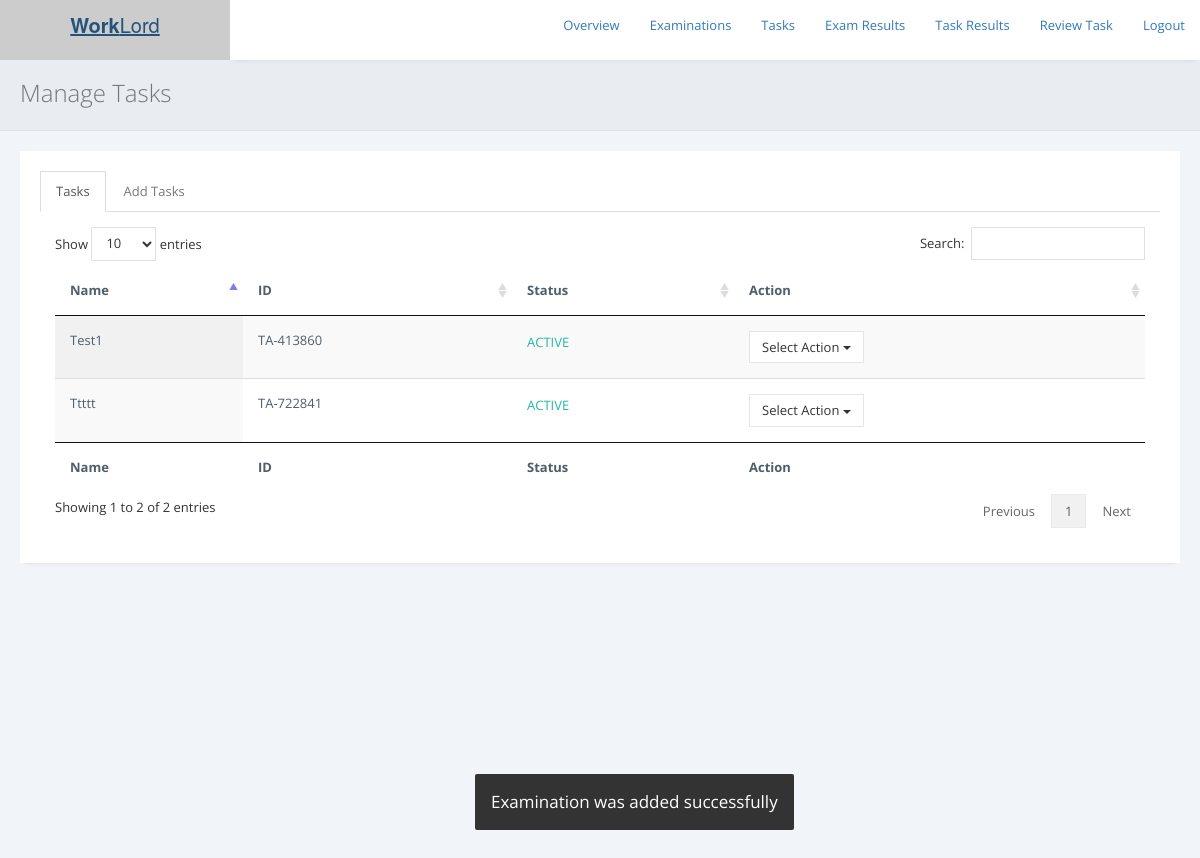
Page /exams/admin/tasks.php?rp=2932 on the committed database.
### tables this page shows
CREATE TABLE `tasks` (
  `task_id` varchar(255) NOT NULL,
  `task_name` varchar(255) NOT NULL,
  `passmark` int(255) NOT NULL,
  `terms` longtext NOT NULL,
  `status` varchar(255) NOT NULL DEFAULT 'Inactive',
  `question` longtext NOT NULL
);

CREATE TABLE `alerts` (
  `id` int(255) NOT NULL,
  `code` varchar(255) NOT NULL,
  `description` varchar(255) NOT NULL
);

### exams/admin/includes/check_reply.php (called while the page is built, shortened)
<?php
include '../../db.php';
if (isset($_GET['rp'])) {
$error_code = mysqli_real_escape_string($conn, $_GET['rp']);
$sql = "SELECT * FROM alerts WHERE code = '$error_code'";
$result = $conn->query($sql);
if ($result->num_rows > 0) {
    while($row = $result->fetch_assoc()) {
	 $ms = 1;
     $description = $row['description'];
    }
} else {
	$ms = 0;
}
}
?>

### exams/admin/Tasks.php (the view, shortened to what this page needs)
<?php
include 'includes/check_reply.php';
?>
<!DOCTYPE html>
<html>
<head>
<link rel="stylesheet" href="https://cdnjs.cloudflare.com/ajax/libs/twitter-bootstrap/3.3.7/css/bootstrap.min.css">
<link rel="stylesheet" href="https://cdnjs.cloudflare.com/ajax/libs/font-awesome/4.7.0/css/font-awesome.min.css">
<link rel="stylesheet" href="https://cdnjs.cloudflare.com/ajax/libs/ionicons/2.0.1/css/ionicons.min.css">
<link rel="stylesheet" href="../../css/AdminLTE.min.css">
        <link href="../assets/plugins/pace-master/themes/blue/pace-theme-flash.css" rel="stylesheet"/>
        <link href="../assets/plugins/uniform/css/uniform.default.min.css" rel="stylesheet"/>
        <link href="../assets/plugins/bootstrap/css/bootstrap.min.css" rel="stylesheet" type="text/css"/>
        <link href="../assets/plugins/fontawesome/css/font-awesome.css" rel="stylesheet" type="text/css"/>
        <link href="../assets/plugins/line-icons/simple-line-icons.css" rel="stylesheet" type="text/css"/>
        <link href="../assets/plugins/offcanvasmenueffects/css/menu_cornerbox.css" rel="stylesheet" type="text/css"/>
        <link href="../assets/plugins/waves/waves.min.css" rel="stylesheet" type="text/css"/>
        <link href="../assets/plugins/switchery/switchery.min.css" rel="stylesheet" type="text/css"/>
        <link href="../assets/plugins/3d-bold-navigation/css/style.css" rel="stylesheet" type="text/css"/>
        <link href="../assets/plugins/slidepushmenus/css/component.css" rel="stylesheet" type="text/css"/>
        <link href="../assets/plugins/datatables/css/jquery.datatables.min.css" rel="stylesheet" type="text/css"/>
        <link href="../assets/plugins/datatables/css/jquery.datatables_themeroller.css" rel="stylesheet" type="text/css"/>
        <link href="../assets/plugins/x-editable/bootstrap3-editable/css/bootstrap-editable.css" rel="stylesheet" type="text/css">
        <link href="../assets/plugins/bootstrap-datepicker/css/datepicker3.css" rel="stylesheet" type="text/css"/>
		<link href="../assets/plugins/select2/css/select2.min.css" rel="stylesheet" type="text/css"/>
        <link href="../assets/css/modern.min.css" rel="stylesheet" type="text/css"/>
        <link href="../assets/css/themes/green.css" class="theme-color" rel="stylesheet" type="text/css"/>
        <link href="../assets/css/custom.css" rel="stylesheet" type="text/css"/>
        <link href="../assets/css/snack.css" rel="stylesheet" type="text/css"/>
        <link href="../assets/plugins/summernote-master/summernote.css" rel="stylesheet" type="text/css"/>
        <link href="../assets/plugins/bootstrap-datepicker/css/datepicker3.css" rel="stylesheet" type="text/css"/>
        <link href="../assets/plugins/bootstrap-colorpicker/css/colorpicker.css" rel="stylesheet" type="text/css"/>
        <link href="../assets/plugins/bootstrap-tagsinput/bootstrap-tagsinput.css" rel="stylesheet" type="text/css"/>
        <link href="../assets/plugins/bootstrap-timepicker/css/bootstrap-timepicker.min.css" rel="stylesheet" type="text/css"/>
    </head>
    <body <?php if ($ms == "1") { print 'onload="myFunction()"'; } ?>  >
        <main class="content-wrap">
<header class="main-header">
    <a href="../../index.php" class="logo logo-bg">
      <span class="logo-lg"><b>Work</b>Lord</span>
    </a>
    <nav class="navbar navbar-static-top">
      <div class="navbar-custom-menu">
        <ul class="nav navbar-nav">
		<li><a href="./">Overview</a></li>
		<li><a href="examinations.php">Examinations</a></li>
		<li><a href="tasks.php">Tasks</a></li>
		<li><a href="results.php">Exam Results</a></li>
		<li><a href="view-taskresults.php">Task Results</a></li>
		<li><a href="reviewtask.php">Review Task</a></li>
		<li><a href="../../logout.php">Logout</a></li>
        </ul>
      </div>
    </nav>
  </header>
            <div class="page-inner">
                <div class="page-title">
                    <h3>Manage Tasks</h3>
                </div>
                <div id="main-wrapper">
                    <div class="row">
                        <div class="col-md-12">
						<div class="row">
                            <div class="col-md-12">
                                <div class="panel panel-white">
                                    <div class="panel-body">
                                        <div role="tabpanel">
                                            <ul class="nav nav-tabs" role="tablist">
                                                <li role="presentation" class="active"><a href="#tab5" role="tab" data-toggle="tab">Tasks</a></li>
                                                <li role="presentation"><a href="#tab6" role="tab" data-toggle="tab">Add Tasks</a></li>
                                            </ul>
                                            <div class="tab-content">
                                                <div role="tabpanel" class="tab-pane active fade in" id="tab5">
                                           <div class="table-responsive">
										   <?php
										   include '../../db.php';
										   $sql = "SELECT * FROM tasks";
                                           $result = $conn->query($sql);
                                           if ($result->num_rows > 0) {
										print '
										<table id="example" class="display table" style="width: 100%; cellspacing: 0;">
                                        <thead>
                                            <tr>
                                                <th>Name</th>
                                                <th>ID</th>
												<th>Status</th>
                                                <th>Action</th>
                                            </tr>
                                        </thead>
                                        <tfoot>
                                            <tr>
                                                <th>Name</th>
                                                <th>ID</th>
												<th>Status</th>
                                                <th>Action</th>
                                            </tr>
                                        </tfoot>
                                        <tbody>';
                                           while($row = $result->fetch_assoc()) {
											   $status = $row['status'];
											   if ($status == "Active") {
											   $st = '<p class="text-success">ACTIVE</p>';
											   $stl = '<a href="pages/make_tsk_in.php?id='.$row['task_id'].'">Make Inactive</a>';
											   }else{
											   $st = '<p class="text-danger">INACTIVE</p>';
                                               $stl = '<a href="pages/make_tsk_ac.php?id='.$row['task_id'].'">Make Active</a>';
											   }
                                          print '
										       <tr>
                                                <td>'.$row['task_name'].'</td>
												<td>'.$row['task_id'].'</td>
												<td>'.$st.'</td>
                                                <td><div class="btn-group" role="group">
                                                <button type="button" class="btn btn-default dropdown-toggle" data-toggle="dropdown" aria-expanded="false">
                                                    Select Action
                                                    <span class="caret"></span>
                                                </button>
                                                <ul class="dropdown-menu" role="menu">
                                                    <li>'.$stl.'</li>
													<li><a href="edit-task.php?tid='.$row['task_id'].'">Edit Task</a></li>
													<li><a href="view-taskquestions.php?tid='.$row['task_id'].'">View Question</a></li>
                                                    <li><a'; ?> onclick = "return confirm('Drop <?php echo $row['task_name']; ?> ?')" <?php print ' href="pages/drop_tsk.php?id='.$row['task_id'].'">Drop Task</a></li>
                                                </ul>
                                            </div></td>
                                            </tr>';
                                           }
										   print '
									   </tbody>
                                       </table>  ';
                                            } else {
											print '
												<div class="alert alert-info" role="alert">
                                        Nothing was found in database.
                                    </div>';
                                           }
										   ?>
                                    </div>
                                                </div>
                                            </div>
                                        </div>
                                    </div>
                                </div>
                            </div>
                        </div>
                        </div>
                    </div>
                </div>
            </div>
        </main>
		<?php if ($ms == "1") {
?> <div class="alert alert-success" id="snackbar"><?php echo "$description";
 ?></div> <?php
}else{
}
?>
    </body>
</html>

### exams/assets/css/snack.css (style rules this page uses)
#snackbar { visibility: hidden; min-width: 250px; margin-left: -125px; background-color: #333; color: #fff; text-align: center; border-radius: 2px; padding: 16px; position: fixed; z-index: 1; left: 50%; bottom: 30px; font-size: 17px; }
#snackbar.show { visibility: visible; -webkit-animation: fadein 0.5s, fadeout 0.5s 2.5s; animation: fadein 0.5s, fadeout 0.5s 2.5s; }

### rows in the picture
tasks: task_name "Test1", task_id "TA-413860", status "ACTIVE"
tasks: task_name "Ttttt", task_id "TA-722841", status "ACTIVE"
alerts: description "Examination was added successfully"
